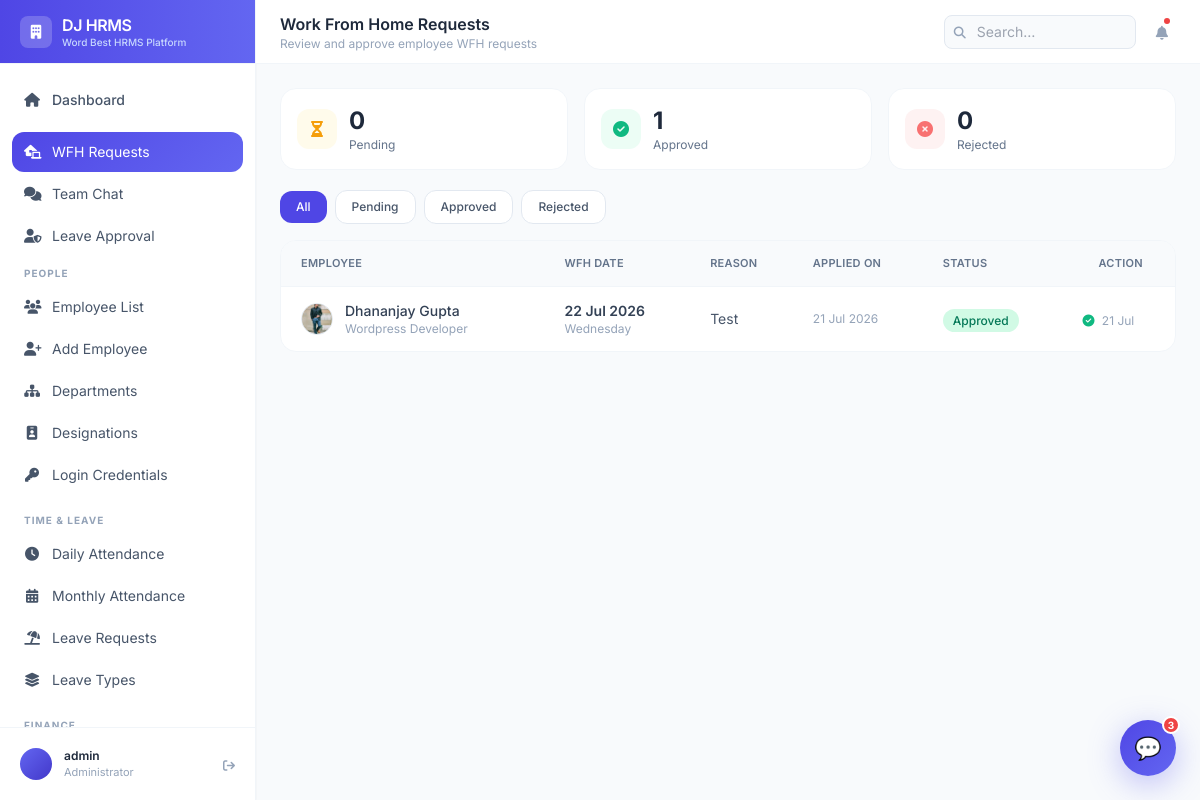
The page /attendance/wfh/ (signed in) on the database as committed earlier.
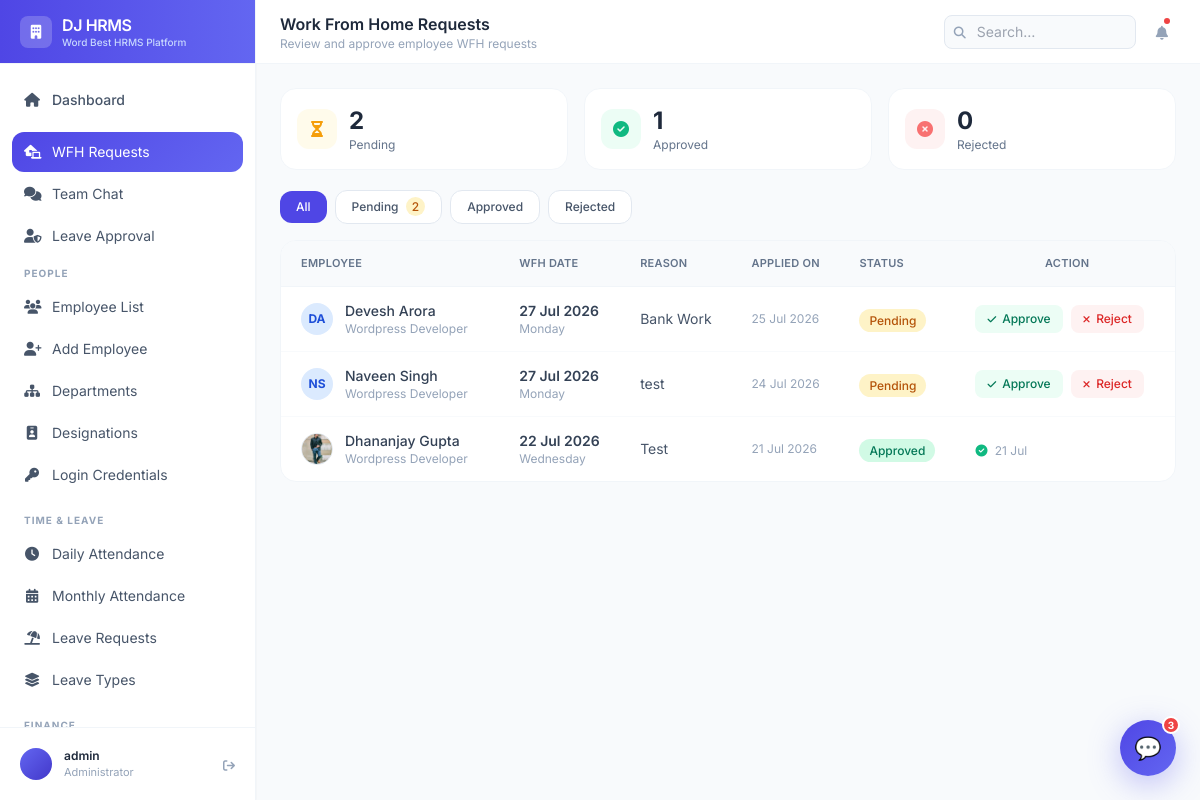
The same page on the database as committed later.
### attendance/models.py (models this page shows, shortened)
class WorkFromHomeRequest(models.Model):
    STATUS_CHOICES = [
        ('pending', 'Pending'),
        ('approved', 'Approved'),
        ('rejected', 'Rejected'),
        ('cancelled', 'Cancelled'),
    ]
    employee    = models.ForeignKey('employees.Employee', on_delete=models.CASCADE, related_name='wfh_requests')
    date        = models.DateField()
    reason      = models.TextField()
    status      = models.CharField(max_length=20, choices=STATUS_CHOICES, default='pending')
    approved_by = models.ForeignKey('employees.Employee', on_delete=models.SET_NULL, null=True, blank=True, related_name='approved_wfh')
    approved_at = models.DateTimeField(null=True, blank=True)
    rejection_reason = models.TextField(blank=True)
    created_at  = models.DateTimeField(auto_now_add=True)
    class Meta:
        ordering = ['-created_at']
        unique_together = ['employee', 'date']

### employees/models.py (models this page shows, shortened)
class Employee(models.Model):
    GENDER_CHOICES = [('M', 'Male'), ('F', 'Female'), ('O', 'Other')]
    STATUS_CHOICES = [
        ('active', 'Active'),
        ('inactive', 'Inactive'),
        ('on_leave', 'On Leave'),
        ('terminated', 'Terminated'),
    ]
    EMPLOYMENT_TYPE = [
        ('full_time', 'Full Time'),
        ('part_time', 'Part Time'),
        ('contract', 'Contract'),
        ('intern', 'Intern'),
    ]
    user = models.OneToOneField(User, on_delete=models.CASCADE, null=True, blank=True)
    employee_id = models.CharField(max_length=20, unique=True)
    first_name = models.CharField(max_length=50)
    last_name = models.CharField(max_length=50)
    email = models.EmailField(unique=True)
    phone = models.CharField(max_length=15, blank=True)
    date_of_birth = models.DateField(null=True, blank=True)
    gender = models.CharField(max_length=1, choices=GENDER_CHOICES, blank=True)
    photo = models.ImageField(upload_to='employee_photos/', null=True, blank=True)
    department = models.ForeignKey(Department, on_delete=models.SET_NULL, null=True, related_name='employees')
    designation = models.ForeignKey(Designation, on_delete=models.SET_NULL, null=True, related_name='employees')
    date_joined = models.DateField()
    employment_type = models.CharField(max_length=20, choices=EMPLOYMENT_TYPE, default='full_time')
    status = models.CharField(max_length=20, choices=STATUS_CHOICES, default='active')
    address = models.TextField(blank=True)
    emergency_contact_name = models.CharField(max_length=100, blank=True)
    emergency_contact_phone = models.CharField(max_length=15, blank=True)
    created_at = models.DateTimeField(auto_now_add=True)
    updated_at = models.DateTimeField(auto_now=True)
    @property
    def full_name(self):
        return f"{self.first_name} {self.last_name}"
    class Meta:
        ordering = ['first_name', 'last_name']

class Department(models.Model):
    name = models.CharField(max_length=100, unique=True)
    code = models.CharField(max_length=10, unique=True)
    description = models.TextField(blank=True)
    manager = models.ForeignKey(
        'Employee', on_delete=models.SET_NULL, null=True, blank=True,
        related_name='managed_department'
    )
    created_at = models.DateTimeField(auto_now_add=True)
    class Meta:
        ordering = ['name']

### attendance/views.py (the view)
# urls.py: path('wfh/', views.wfh_requests, name='wfh_requests'),
@login_required
def wfh_requests(request):
    status_filter = request.GET.get('status', '')
    requests_list = WorkFromHomeRequest.objects.select_related(
        'employee', 'employee__department', 'approved_by'
    ).all()
    if status_filter:
        requests_list = requests_list.filter(status=status_filter)
    pending  = WorkFromHomeRequest.objects.filter(status='pending').count()
    approved = WorkFromHomeRequest.objects.filter(status='approved').count()
    rejected = WorkFromHomeRequest.objects.filter(status='rejected').count()
    return render(request, 'attendance/wfh_requests.html', {
        'requests_list':  requests_list,
        'pending':        pending,
        'approved':       approved,
        'rejected':       rejected,
        'status_filter':  status_filter,
    })

### templates/attendance/wfh_requests.html (shortened to what the changed rows need)
{% extends 'base.html' %}
{% block page_title %}Work From Home Requests{% endblock %}
{% block content %}
<div class="grid grid-cols-3 gap-4 mb-5">
  <div class="bg-white rounded-2xl border border-slate-100 p-4 flex items-center gap-3">
    <div>
      <p class="text-2xl font-bold text-slate-800">{{ pending }}</p>
      <p class="text-slate-500 text-xs">Pending</p>
    </div>
  </div>
</div>
<div class="flex items-center gap-2 mb-4">
  <a href="?status=pending"
    class="px-4 py-2 rounded-xl text-xs font-medium transition-colors
      {% if status_filter == 'pending' %}bg-amber-500 text-white{% else %}bg-white border border-slate-200 text-slate-600 hover:bg-slate-50{% endif %}">
    Pending {% if pending %}<span class="ml-1 bg-amber-100 text-amber-700 px-1.5 py-0.5 rounded-full">{{ pending }}</span>{% endif %}
  </a>
</div>
<div class="bg-white rounded-2xl border border-slate-100 overflow-hidden">
  <div class="overflow-x-auto">
    <table class="w-full">
      <thead>
        <tr class="bg-slate-50 border-b border-slate-100">
          <th class="text-left text-[11px] font-semibold text-slate-500 uppercase tracking-wide px-5 py-3.5">Employee</th>
          <th class="text-left text-[11px] font-semibold text-slate-500 uppercase tracking-wide px-4 py-3.5">WFH Date</th>
          <th class="text-left text-[11px] font-semibold text-slate-500 uppercase tracking-wide px-4 py-3.5">Reason</th>
          <th class="text-left text-[11px] font-semibold text-slate-500 uppercase tracking-wide px-4 py-3.5">Applied On</th>
          <th class="text-left text-[11px] font-semibold text-slate-500 uppercase tracking-wide px-4 py-3.5">Status</th>
          <th class="px-4 py-3.5 text-[11px] font-semibold text-slate-500 uppercase tracking-wide">Action</th>
        </tr>
      </thead>
      <tbody class="divide-y divide-slate-50">
        {% for req in requests_list %}
        <tr class="hover:bg-slate-50/60 transition-colors">
          <td class="px-5 py-3.5">
            <div class="flex items-center gap-3">
              {% if req.employee.photo %}
                <img src="{{ req.employee.photo.url }}" class="w-8 h-8 rounded-full object-cover border border-slate-200 flex-shrink-0">
              {% else %}
                <div class="w-8 h-8 rounded-full bg-blue-100 text-blue-700 flex items-center justify-center text-xs font-bold flex-shrink-0">
                  {{ req.employee.first_name|first|upper }}{{ req.employee.last_name|first|upper }}
                </div>
              {% endif %}
              <div>
                <p class="text-slate-700 text-sm font-medium">{{ req.employee.full_name }}</p>
                <p class="text-slate-400 text-xs">{{ req.employee.department.name|default:"—" }}</p>
              </div>
            </div>
          </td>
          <td class="px-4 py-3.5">
            <p class="text-slate-700 text-sm font-semibold">{{ req.date|date:"d M Y" }}</p>
            <p class="text-slate-400 text-xs">{{ req.date|date:"l" }}</p>
          </td>
          <td class="px-4 py-3.5">
            <p class="text-slate-600 text-sm max-w-xs truncate" title="{{ req.reason }}">
              {{ req.reason|truncatechars:50 }}
            </p>
          </td>
          <td class="px-4 py-3.5 text-slate-400 text-xs">{{ req.created_at|date:"d M Y" }}</td>
          <td class="px-4 py-3.5">
            <span class="text-xs px-2.5 py-1 rounded-full font-medium
              {% if req.status == 'pending' %}bg-amber-100 text-amber-700
              {% elif req.status == 'approved' %}bg-emerald-100 text-emerald-700
              {% elif req.status == 'rejected' %}bg-red-100 text-red-600
              {% else %}bg-slate-100 text-slate-500{% endif %}">
              {{ req.get_status_display }}
            </span>
          </td>
          <td class="px-4 py-3.5">
            {% if req.status == 'pending' %}
            <div class="flex items-center gap-2">
              <form method="post" action="{% url 'approve_wfh' req.pk %}">
                <button type="submit"
                  class="inline-flex items-center gap-1.5 px-3 py-1.5 rounded-lg bg-emerald-50 text-emerald-700 text-xs font-medium hover:bg-emerald-100 transition-colors">
                  <i class="fas fa-check text-[10px]"></i> Approve
                </button>
              </form>
              <button onclick="openReject({{ req.pk }}, '{{ req.employee.full_name }}')"
                class="inline-flex items-center gap-1.5 px-3 py-1.5 rounded-lg bg-red-50 text-red-600 text-xs font-medium hover:bg-red-100 transition-colors">
                <i class="fas fa-xmark text-[10px]"></i> Reject
              </button>
            </div>
            {% else %}
            <span class="text-slate-400 text-xs">
              {% if req.status == 'approved' %}
              <i class="fas fa-circle-check text-emerald-500 mr-1"></i>
              {{ req.approved_at|date:"d M" }}
              {% else %}—{% endif %}
            </span>
            {% endif %}
          </td>
        </tr>
        {% endfor %}
      </tbody>
    </table>
  </div>
</div>
{% endblock %}

Rows that differ between the two databases and show on the page:
added WorkFromHomeRequest: employee.first_name|first "D", employee.last_name|first "A", employee.full_name "Devesh Arora", employee.department.name "Wordpress Developer", date "27 Jul 2026", date "Monday", reason "Bank Work", created_at "25 Jul 2026", status "Pending"
added WorkFromHomeRequest: employee.first_name|first "N", employee.last_name|first "S", employee.full_name "Naveen Singh", employee.department.name "Wordpress Developer", date "27 Jul 2026", date "Monday", reason "test", created_at "24 Jul 2026", status "Pending"
Other text that changed with them:
{{ pending }}: "0" → "2"
{{ pending }}: (not shown) → "2"
